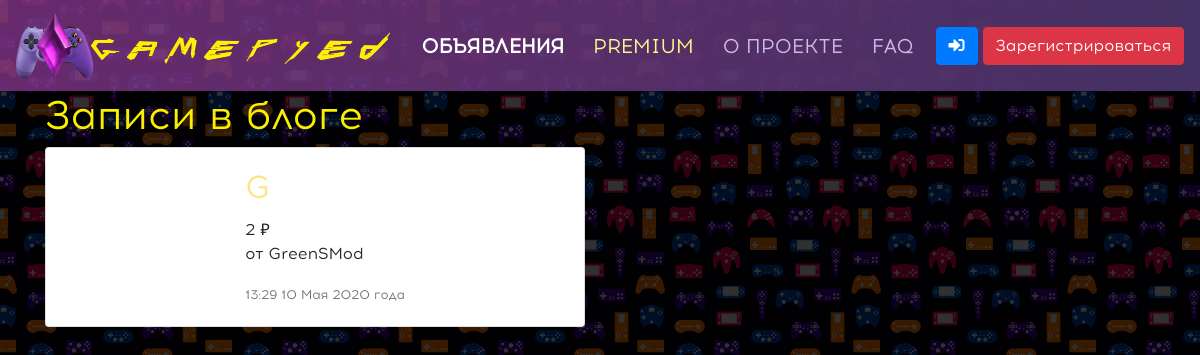
/goods/, run on the app's committed database.
### data/news.py (models this page shows)
class News(SqlAlchemyBase):
    __tablename__ = 'news'
    id = sqlalchemy.Column(sqlalchemy.Integer,
                           primary_key=True, autoincrement=True)
    category = sqlalchemy.Column(sqlalchemy.String, nullable=True)
    title = sqlalchemy.Column(sqlalchemy.String, nullable=True)
    cost = sqlalchemy.Column(sqlalchemy.String, nullable=True)
    content = sqlalchemy.Column(sqlalchemy.String, nullable=True)
    Dict_Month = {1: "Января", 2: "Февраля", 3: "Марта", 4: "Апреля", 5: "Мая", 6: "Июня",
                  7: "Июля", 8: "Августа", 9: "Сентября", 10: "Октября", 11: "Ноября", 12: "Декабря"}
    DATA = datetime.datetime.now()
    DATA2 = " ".join([str(i) for i in [str(DATA.hour) + ":" + str(DATA.minute),
                                       DATA.day, Dict_Month[DATA.month], DATA.year, "года"]])
    created_date = sqlalchemy.Column(sqlalchemy.String,
                                     default=DATA2)
    is_private = sqlalchemy.Column(sqlalchemy.Boolean, default=True)
    user_id = sqlalchemy.Column(sqlalchemy.Integer,
                                sqlalchemy.ForeignKey("users.id"))
    categories = orm.relation("Category",
                              secondary="association",
                              backref="news")
    user = orm.relation('User')

### data/users.py (models this page shows, shortened)
class User(SqlAlchemyBase, UserMixin):
    __tablename__ = 'users'
    id = sqlalchemy.Column(sqlalchemy.Integer,
                           primary_key=True, autoincrement=True)
    name = sqlalchemy.Column(sqlalchemy.String, nullable=True)
    email = sqlalchemy.Column(sqlalchemy.String,
                              index=True, unique=True, nullable=True)
    status = sqlalchemy.Column(sqlalchemy.String, default="N")
    contacts = sqlalchemy.Column(sqlalchemy.JSON, nullable=True)
    hashed_password = sqlalchemy.Column(sqlalchemy.String, nullable=True)
    is_activate = sqlalchemy.Column(sqlalchemy.Boolean, default=False)
    uuid = sqlalchemy.Column(sqlalchemy.String, nullable=True)
    created_date = sqlalchemy.Column(sqlalchemy.String, nullable=True)
    img = sqlalchemy.Column(sqlalchemy.Boolean, nullable=True)
    news = orm.relation("News", back_populates='user')

### main.py (the view)
@app.route("/goods/")
def goods():
    if current_user.is_authenticated and current_user.status == "B":
        return render_template('banned.html', title="GAMEPYED - ВЫ ЗАБАНЕНЫ")
    session = db_session.create_session()
    news = session.query(News).filter(News.is_private != True)
    if current_user.is_authenticated:
        news = session.query(News).filter(
            (News.user == current_user) | (News.is_private != True))
    else:
        news = session.query(News).filter(News.is_private != True)
    return render_template("index.html", title="GAMEPYED - ОБЪЯВЛЕНИЯ", news=news)

### data/db_session.py (called while the page is built)
def create_session() -> Session:
    global __factory
    return __factory()

### templates/index.html (shortened to what this page needs)
{% extends "base.html" %}
{% block content %}
<h1>Записи в блоге</h1>
{% for item in news%}
<div class="card mb-3" style="max-width: 540px;">
    <div class="row no-gutters">
        <div class="col-md-4">
        </div>
        <div class="col-md-8">
            <div class="card-body">
                <h2 class="card-title">{{item.title}}</h2>
                <div>
                    {{item.cost}} ₽
                </div>
                <p class="card-text">от {{item.user.name}}</p>
                <p class="card-text"><small class="text-muted">{{item.created_date}}</small></p>
            </div>
        </div>
    </div>
</div>
{% endfor %}
{% endblock %}

### static/css/style.css (style rules this page uses)
h1 { color: #fbef00; }
h2 { color: #ffe484; }
body { background-color: #fff; font-family: "Acrom", sans-serif; background-image: url("/static/img/background.png"); }

### data on the page
News: title "G", cost "2", user.name "GreenSMod", created_date "13:29 10 Мая 2020 года"
